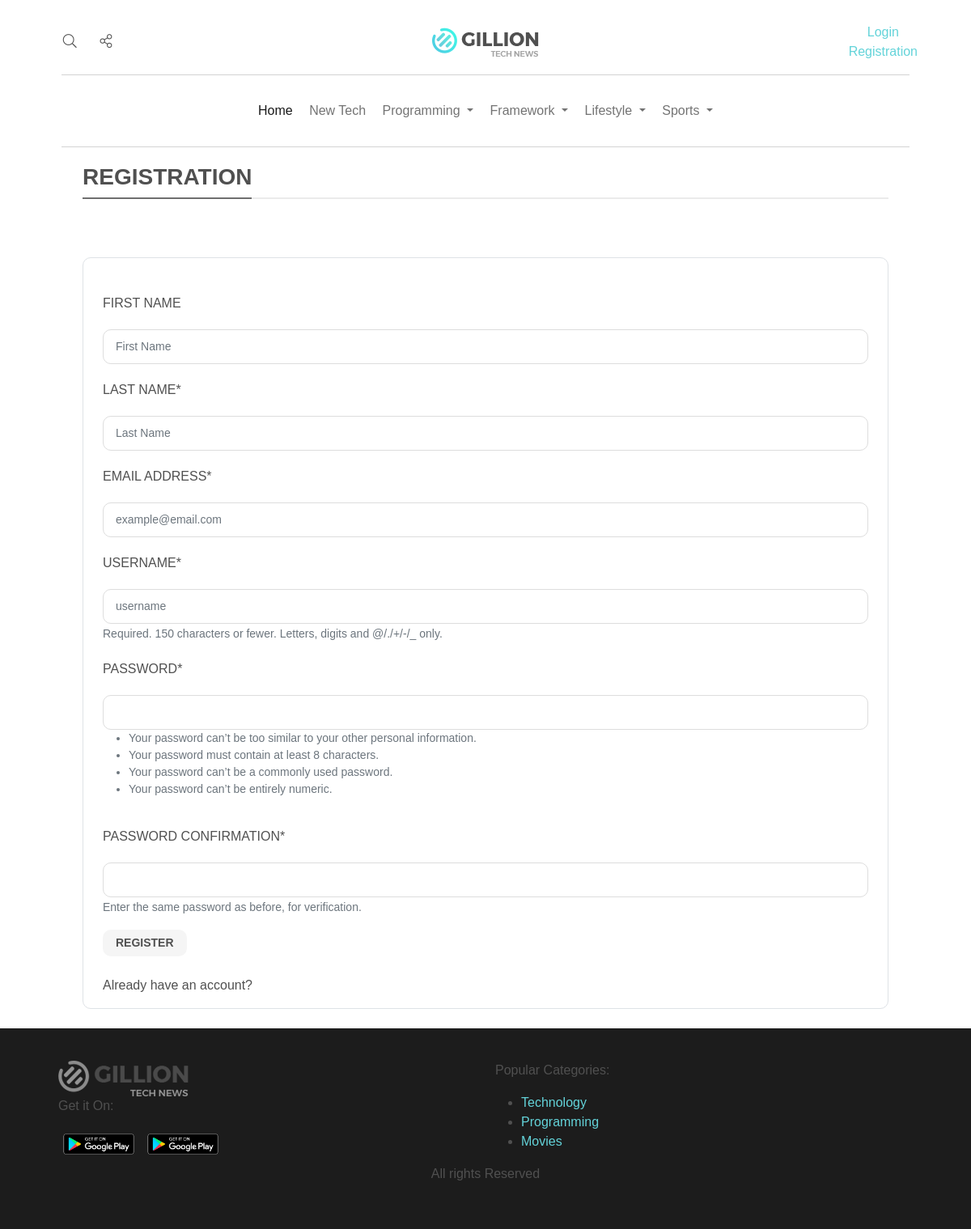
/account/registration/, run on the app's committed database.
### techblog/models.py (models this page shows)
class Category(models.Model):
    category_name = models.CharField(max_length=25, unique=True)
    def has_subcategories(self):
        return self.subcategory.count()
    def __str__(self):
        return self.category_name

### techuser/views.py (the view)
        def _arguments_wrapper(request, *args, **kwargs):
            if request.user.is_authenticated:
                return redirect(redirect_to)
            return view_method(request, *args, **kwargs)

### techuser/forms.py (shortened to what this page needs)
class RegistrationForm(UserCreationForm):
    email = forms.EmailField(required=True, label="Email Address",
                             widget=forms.TextInput(attrs={'placeholder': "example@email.com"}))
    last_name = forms.CharField(required=True, label="Last Name",
                                widget=forms.TextInput(attrs={'placeholder': "Last Name"}))
    class Meta:
        model = User
        fields = ('first_name', 'last_name', 'email', 'username', 'password1', 'password2')
        widgets = {
            'first_name': forms.TextInput(attrs={'placeholder': "First Name"}),
            'username': forms.TextInput(attrs={'placeholder': "username"}),
        }

### techblog/context_processor.py (called while the page is built)
def blog_menu(request):
    category = Category.objects.all()
    subcategory = SubCategory.objects.all()
    return {
        'category': category,
        'subcategory': subcategory,
    }

### techblog/templatetags/my_filter.py (called while the page is built)
@register.filter
def replacespace(value):
    return str(value).replace("#", " sharp").replace(" ", "_").lower()

### techuser/views.py (called while the page is built)
def login_executed(redirect_to):
    def _method_wrapper(view_method):
        def _arguments_wrapper(request, *args, **kwargs):
            if request.user.is_authenticated:
                return redirect(redirect_to)
            return view_method(request, *args, **kwargs)
        return _arguments_wrapper
    return _method_wrapper

@login_executed('tech_blog:index')
def registrationview(request):
    form = RegistrationForm()
    if request.method == 'POST':
        form = RegistrationForm(data=request.POST)
        if form.is_valid():
            user = form.save()
            login(request, user)
            return HttpResponseRedirect(reverse_lazy('tech_blog:index'))
    context = {
        'form': form,
    }
    return render(request, 'registration.html', context)

### techuser/templates/registration.html (shortened to what this page needs)
{% extends "base.html" %}
{% load static %}
{% load crispy_forms_tags %}
{% block body_block %}
<div class="login-section">
        <div class="text-separation mb-5">
            <div class="text-separator-content border-bottom-2">
                <h3><b>REGISTRATION</b></h3>
            </div>
            <div class="text-separator"></div>
        </div>
        <br>
        <div class="login-form border border-1">
            <form class="p-4" method="POST">
                {{ form|crispy }}
                <div class="mt-3 d-md-flex align-items-center">
                    <input type="submit" value="REGISTER" class="btn login-btn">
                    <div class="sep"></div>
                </div>
            </form>
            <div class="px-4">
                <a href="{% url "tech_user:login" %}"><p>Already have an account?</p></a>
            </div>
        </div>
    </div>
{% endblock %}

### templates/base.html (shortened to what this page needs)
<!doctype html>
{% load static %}
{% load my_filter %}
<html lang="en">
<head>
    <link rel="stylesheet" href="{% static "css/bootstrap.css" %}">
    <link rel="stylesheet" href="{% static "fonts/css/all.min.css" %}">
    <link rel="stylesheet" href="{% static "css/style.css" %}">
    <link rel="stylesheet" href="{% static "css/slick.css" %}">
    <link rel="stylesheet" href="{% static "css/slick-theme.css" %}">
    <link rel="stylesheet" href="{% static "css/dropzone.css" %}">
</head>
<body>
<div class="container-fluid px-lg-5">
    <div class="p-4 pt-4">
        <div class="header p-1">
            <div class="row">
                <div class="col-lg-1 col-sm-2 col-2 col-xs-3 d-flex justify-content-center align-items-center">
                    <div class="row">
                        <div class="col-6 d-flex justify-content-center align-items-center search-btn">
                            <button class="btn" href=""><i class="fal fa-search"></i></button>
                            <div class="search">
                            </div>
                        </div>
                        <div class="col-6 d-flex justify-content-center align-items-center share">
                            <button type="button" class="btn"><i class="fal fa-share-alt"></i></button>
                        </div>
                    </div>
                </div>
                <div class="col-lg-10 col-sm-8 col-8 col-xs-6 d-flex justify-content-center align-items-center">
                    <a href="{% url "tech_blog:index" %}"><img src="{% static "images/logo.png" %}"
                                                               alt="Tech Bangla Logo" class="logo"></a>
                </div>
                <div class="col-lg-1 col-sm-2 col-2 col-xs-3 d-flex justify-content-center align-items-center">
                    {% if user.is_authenticated %}
                    <div class="row">
                        <div class="col-4 d-flex justify-content-center align-items-center"><a
                                href="{% url "tech_blog:add-new" %}" id="addNew"><i class="fal fa-plus"></i></a></div>
                        <div class="col-4 d-flex justify-content-center align-items-center">
                            <a href="" class=" position-relative">
                                <i class="fal fa-bell"></i>
                                <span class="position-absolute start-100 translate-middle badge rounded-pill bg-danger"
                                      style="top: -7px">
                                    99+
                                    <span class="visually-hidden">unread messages</span>
                                </span>
                            </a>
                        </div>
                        <div class="col-4 d-flex justify-content-center align-items-center">
                            <div class="action">
                                <div class="profile" onclick="menuToggle()">
                                {% if user.user_profile.profile_pic %}
                                    <img
                                            src="{{ user.user_profile.profile_pic.url }}"
                                            width="40" height="40" class="rounded-circle border border-1">
                                    {% else %}
                                    <img
                                            src="{% static "images/fox.jpg" %}"
                                            width="40" height="40" class="rounded-circle border border-1">
                                    {% endif %}
                                </div>
                                <div class="menu">
                                    <h3>{{ user.first_name }}<br><span>{{ user.last_name }}</span></h3>
                                    <ul>
                                        <li><a href="{% url "tech_user:ownprofile" %}"><i class="fal fa-user-alt"></i> Profile</a></li>
                                        <li><a href="{% url "tech_user:user-settings" %}"><i class="fal fa-user-cog"></i> Profile Settings</a></li>
                                        <li><a href="{% url "tech_blog:add-new" %}"><i class="fal fa-plus"></i> New Post</a></li>
                                        <li><a href=""><i class="fal fa-newspaper"></i> My Posts</a></li>
                                        <li><a href="{% url "tech_user:logouturl" %}"><i class="fal fa-sign-out-alt"></i> Logout</a></li>
                                    </ul>
                                </div>
                            </div>
                        </div>
                    </div>
                        {% else %}
                        <div class="d-flex flex-column align-items-center justify-content-center">
                            <div class="">
                                <a href="{% url "tech_user:login" %}">Login</a>
                            </div>
                            <div class="">
                                <a href="{% url "tech_user:registration" %}">Registration</a>
                            </div>
                        </div>
                    {% endif %}
                </div>
            </div>
            <hr>
            <nav class="navbar navbar-expand-lg navbar-light">
                <div class="container-fluid">
                    <div class="collapse navbar-collapse" id="navbarSupportedContent">
                        <ul class="navbar-nav me-auto mb-2 mb-lg-0">
                            <li class="nav-item">
                                <a class="nav-link active" aria-current="page" href="{% url "tech_blog:index" %}">Home</a>
                            </li>
                            {% for cat in category %}
                                {% if cat.has_subcategories %}
                                    <li class="nav-item dropdown">
                                        <a class="nav-link dropdown-toggle" href="#" id="navbarDropdown"
                                           role="button"
                                           data-bs-toggle="dropdown" aria-expanded="false">
                                            {{ cat }}
                                        </a>
                                    </li>
                                {% else %}
                                    <li class="nav-item">
                                        <a class="nav-link" href="{% url "tech_blog:all-blogs" name=cat|replacespace %}">{{ cat }}</a>
                                    </li>
                                {% endif %}
                            {% endfor %}
                        </ul>
                    </div>
                </div>
            </nav>
            <hr>
        </div>
        <div class="container">
            {% block body_block %}
            {% endblock %}
        </div>
    </div>
</div>
<div class="footer-section">
    <div class="container-fluid px-lg-5">
        <div class="p-lg-4">
            <div class="row py-3">
                <div class="col-6">
                    <img src="{% static "images/logo_footer.png" %}" alt="">
                    <br>
                    <p>Get it On:</p>
                    <a href=""><img class="img-fluid" width="100" src="{% static "images/google-play-badge.png" %}"
                                    alt=""></a>
                    <a href=""><img class="img-fluid" width="100" src="{% static "images/google-play-badge.png" %}"
                                    alt=""></a>
                </div>
                <div class="col-6">
                    <p>Popular Categories:</p>
                    <ul>
                        <li><a href="">Technology</a></li>
                        <li><a href="">Programming</a></li>
                        <li><a href="">Movies</a></li>
                    </ul>
                </div>
                <p class="text-center">All rights Reserved</p>
            </div>
        </div>
    </div>
</div>
</body>
</html>

### static/css/style.css (style rules this page uses)
:root { --primary-color: #63d3d9; --secondary-color: #1c98b4; --font-color: #505050; --font-color-two: #1c1c1c; }
* { font-family: 'Archia', sans-serif; }
body, h1, h2, h3, h4, h5, h6, p { color: var(--font-color); }
a { color: var(--primary-color); text-decoration: none; transition: .5s; }
.fal, .fab { font-size: 17px; color: var(--font-color); }
.share { position: relative; z-index: 1000; }
.search-btn { position: relative; }
.search-btn .search { position: absolute; top:2px; left: 100px; z-index: 1; }
.text-separation { display: flex; flex-direction: row; flex-wrap: nowrap; align-items: center; width: 100%; margin-left: auto; margin-right: auto; }
.text-separator { position: relative; flex: 1 1 auto; min-width: 10%; height: 1px; border-top: 1px solid #ebebeb; display: block; top: 1px; }
.footer-section { background: var(--font-color-two); }
.border-bottom-2 { border-bottom: 2px solid #6f6f6f; }
.login-section .text-separation { align-items: flex-end; }
.login-section .text-separation .text-separator { top: 0; height: 2px; background: #ebebeb; border: 0; }
.login-form { border-radius: 10px; }
.form-group label { width: 100%; padding: 20px 0; text-transform: uppercase; }
.textinput, .emailinput { width: 100%; padding: 10px 15px; font-size: 14px; border-radius: 10px; border: 1px solid #ddd; outline: none; }
.login-btn { background: whitesmoke; font-weight: bold; color: var(--font-color); font-size: 14px; padding: 5px 15px; border-radius: 10px; }
.sep { width: 15px; height: 15px; }
@media (max-width: 1200px) { .container { max-width: 100% !important; min-width: 100%; padding-left: 30px !important; padding-right: 30px !important; } }
@media (min-width: 992px) { .navbar-nav { float: none; margin: 0 auto; display: block; text-align: center; } }
@media (min-width: 992px) { .navbar-nav > li { display: inline-block; float: none; } }
@media (min-width: 992px) { .nav-item { position: relative; } }
@media (min-width: 992px) { .nav-item:after { position: absolute; content: ""; border-bottom: 2px solid var(--primary-color); width: 0%; bottom: 0; left: 0; height: 2px; transition: 0.3s ease-in-out; } }

### data on the page
Category: category_name "New Tech"
Category: category_name "Programming"
Category: category_name "Framework"
Category: category_name "Lifestyle"
Category: category_name "Sports"
